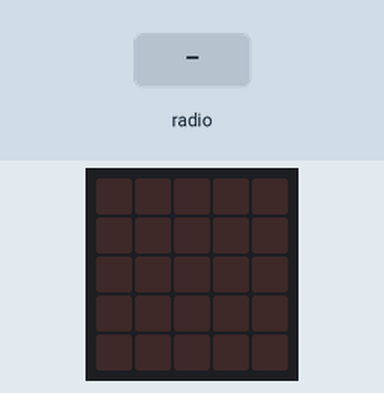
Simulated run of this program. Board: BBC micro:bit (MakeCode). Shown: the board's 5×5 LED display. Inputs (shaded band) come from the test bench.

Above: at 1.2 s.
1.3 s: radio message "1" arrives
At 2.0 s:
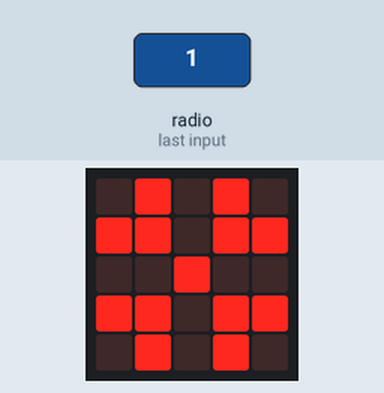
At 2.8 s:
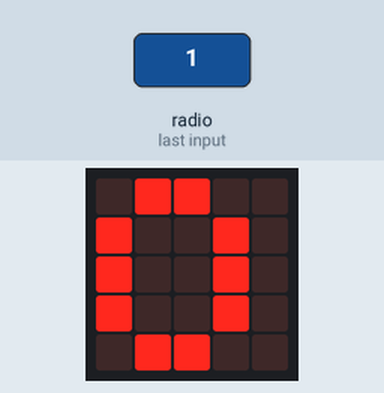
Timing chart, 0 to 4.3 s (numbered marks = the images above; inputs shaded):
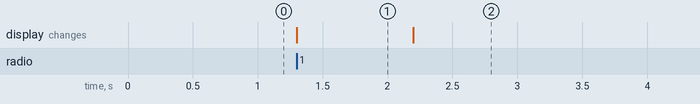

Measured:
- after the input at 1.3 s, the display: changes at once (image 1)
- what the display in image 1 shows lasts 0.9 s, from 1.3 s to 2.2 s

The program:

main.ts
```typescript
radio.onReceivedNumber(function () {
    if (nombreReçu < 10) {
        basic.showLeds(`
            . # . # .
            # # . # #
            . . # . .
            # # . # #
            . # . # .
            `)
        basic.pause(500)
        basic.showNumber(nombreReçu)
        basic.pause(500)
    }
    if (nombreReçu == 10) {
        basic.showLeds(`
            . # # # .
            # . . . #
            # . . . #
            # . . . #
            # . . . #
            `)
        basic.pause(500)
        basic.showNumber(nombreReçu)
        basic.pause(500)
    }
    if (nombreReçu > 10) {
        basic.showLeds(`
            # . # . #
            . # # # .
            # # # # #
            . # # # .
            # . # . #
            `)
        basic.pause(500)
        basic.showNumber(nombreReçu)
        basic.pause(500)
    }
})
let nombreReçu = 0
radio.setGroup(10)
```

test.ts
```typescript
// les tests vont ici ; cela ne sera pas compilé si ce paquet est utilisé en tant qu'extension.
```
